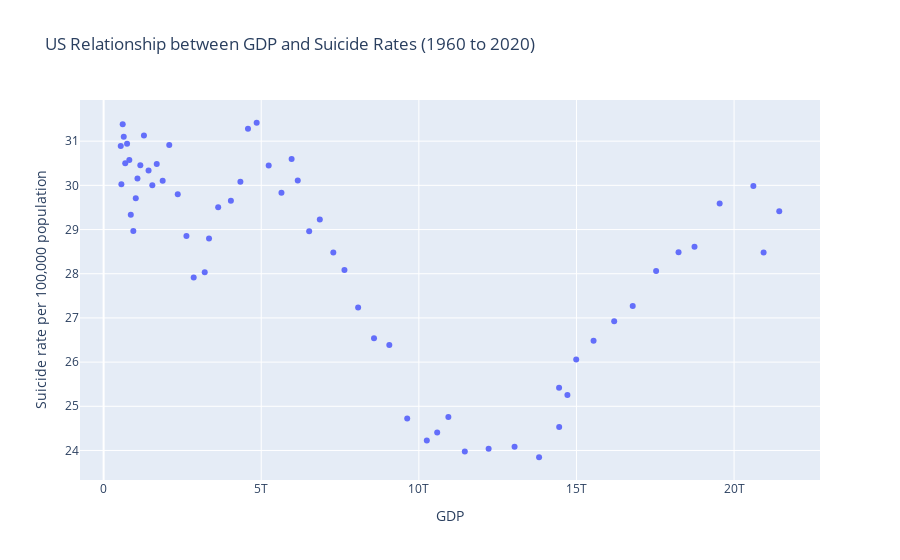

Here is the notebook cell this chart was saved with:
### Code cell
fig = go.Figure()
for country, data in us.groupby('Country Name'):
    fig.add_trace(go.Scatter(x=data['gdp'], y=data['Death rate per 100 000 population'], mode='markers', name=country))

fig.update_layout(title=f"US Relationship between GDP and Suicide Rates ({us['Year'].min()} to {us['Year'].max()})",
                  xaxis=dict(title="GDP"),
                  yaxis=dict(title="Suicide rate per 100,000 population"))

fig.show()
